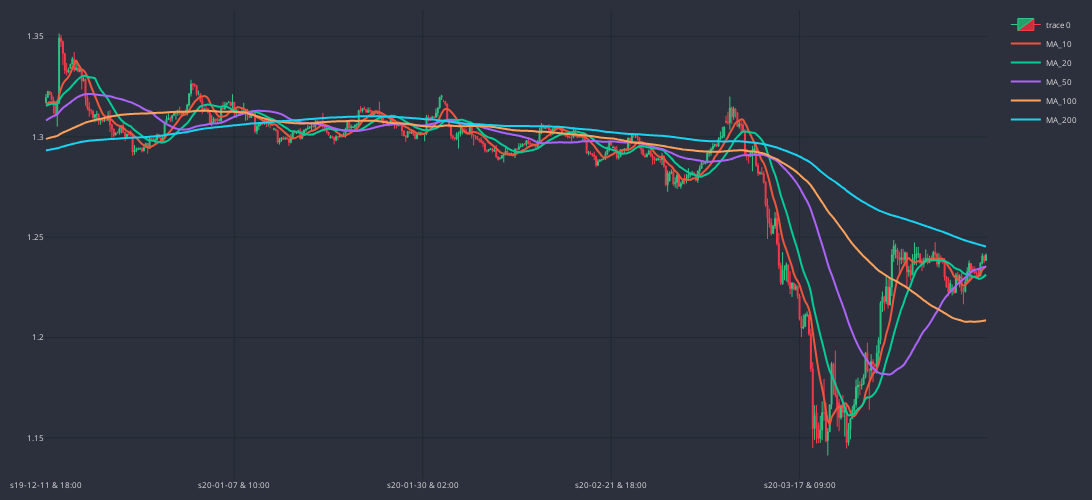

The notebook cell this image was saved under:
### Code cell
cp.show_plot(line_traces=medie)

### Figure 1 — Plotly figure (JSON) as saved in the notebook; plotly's stock layout.template omitted (floating-point values rounded to 4 significant figures; data arrays with more than 128 entries replaced by an {"elided": "..."} marker saying what was removed)
{"data": [{"close": {"elided": "500 float values"}, "decreasing": {"fillcolor": "#CC2E3C", "line": {"color": "#FF3A4C"}}, "high": {"elided": "500 float values"}, "increasing": {"fillcolor": "#24A06B", "line": {"color": "#2EC886"}}, "line": {"width": 1}, "low": {"elided": "500 float values"}, "opacity": 1, "open": {"elided": "500 float values"}, "type": "candlestick", "x": {"elided": "500 str values"}}, {"line": {"shape": "spline", "width": 2}, "name": "MA_10", "type": "scatter", "x": {"elided": "500 str values"}, "y": {"elided": "500 float values"}}, {"line": {"shape": "spline", "width": 2}, "name": "MA_20", "type": "scatter", "x": {"elided": "500 str values"}, "y": {"elided": "500 float values"}}, {"line": {"shape": "spline", "width": 2}, "name": "MA_50", "type": "scatter", "x": {"elided": "500 str values"}, "y": {"elided": "500 float values"}}, {"line": {"shape": "spline", "width": 2}, "name": "MA_100", "type": "scatter", "x": {"elided": "500 str values"}, "y": {"elided": "500 float values"}}, {"line": {"shape": "spline", "width": 2}, "name": "MA_200", "type": "scatter", "x": {"elided": "500 str values"}, "y": {"elided": "500 float values"}}], "layout": {"font": {"color": "#e1e1e1", "size": 8}, "height": 500, "margin": {"b": 10, "l": 10, "r": 10, "t": 10}, "paper_bgcolor": "#2c303c", "plot_bgcolor": "#2c303c", "width": 1200, "xaxis": {"gridcolor": "#1f292f", "nticks": 5, "rangeslider": {"visible": false}}, "yaxis": {"gridcolor": "#1f292f"}}}
